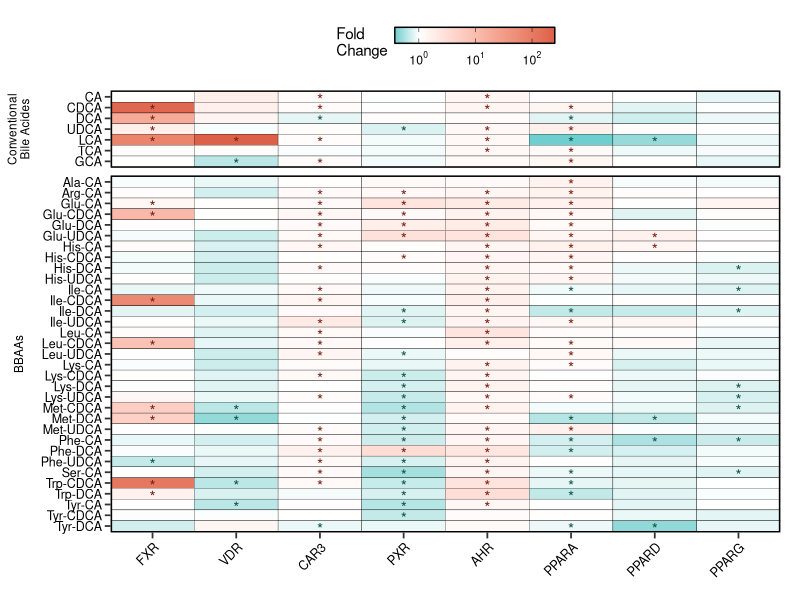
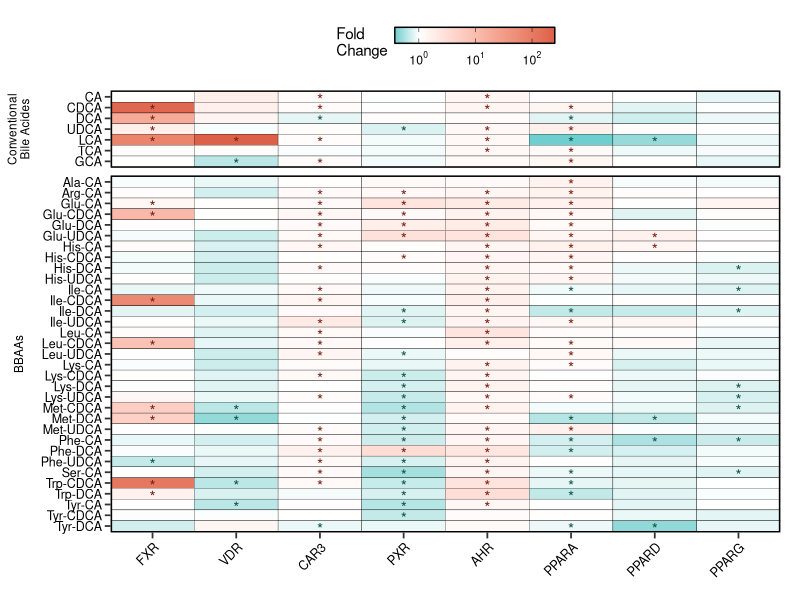
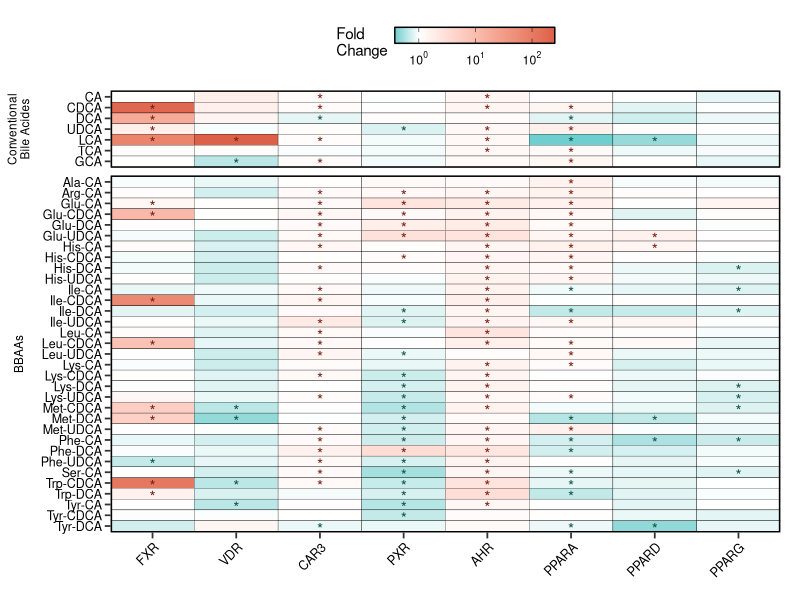

The R source for these figures, in order:
library(tidyverse)

#读入数据
data  = readxl::read_xlsx("data.xlsx")

#先定义好各列因子的顺序，防止绘图时按照默认首字母排序排乱了
data$`Bile Acides` <- factor(data$`Bile Acides`, levels = data$`Bile Acides` %>% unique() %>% rev())
data$TFactor <- factor(data$TFactor, levels = data$TFactor %>% unique())
data$Type <- factor(data$Type, levels = data$Type %>% unique())

data[which(data$Significant == "yes"),"sig"] <- '*'


# 绘图

ggplot(data, aes(TFactor, `Bile Acides`)) +
  geom_tile(aes(fill = `Fold Change`), color = "black") +
  scale_fill_gradientn(colours = c("#6FCFCF", "white", "#DD6048"),
                       values = c(0, 0.15, 1),
                       name="Fold\nChange", 
                       breaks = c(0, 1, 2),
                       labels = c(expression(10^0), expression(10^1), expression(10^2))) +
  facet_grid(Type~., scales = "free", space='free', switch = "y") + 
  scale_x_discrete(expand = c(0, 0)) +
  geom_text(aes(label = sig), 
            color = ifelse(data$`Fold Change` < 0, "#145444", "#7C2115"), 
            vjust = 0.75,
            size = 4) +
  labs(x = NULL, y = NULL) +
  theme_bw() +
  theme(panel.grid = element_blank(),
        panel.border = element_rect(color = "black", linewidth = 1),
        strip.background.y = element_rect(color="white", fill = "white"),
        strip.placement = "outside",
        strip.text.y = element_text(size = 8.5, color = "black"),
        axis.text.x = element_text(angle = 45, size = 9, color = "black", hjust = 1),
        axis.text.y = element_text(size = 9, color = "black"),
        axis.ticks.length = unit(0.15, "cm"),
        axis.ticks = element_line(linewidth = 0.6),
        plot.margin = margin(0.5, 0.5, 0.5, 0, 'cm')) +
  guides(fill = guide_colorbar(position = "top",
                               barwidth = 8,
                               barheight = 0.8,
                               direction = "horizontal",
                               title.vjust = 1,
                               title.theme = element_text(hjust = 0),
                               ticks.colour = "black",
                               ticks.outside = TRUE,
                               frame.colour = "black"))

ggsave("heatmap-significant-facet.png", width = 3.5, height = 7, dpi = 600)
ggsave("heatmap-significant-facet.pdf", width = 3.5, height = 7)



        